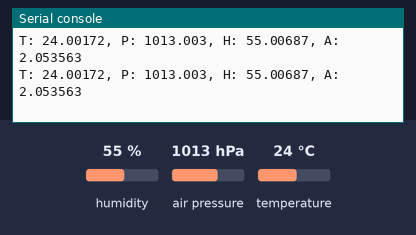
Recording of a program running on a simulated BBC micro:bit running MicroPython. On the bench: the last lines printed to the serial console. The inputs (shaded band) are chosen by the test bench; at power-on: humidity 55 %, air pressure 1013 hPa, temperature 24 °C.

Above: at 1.8 s.
1.9 s: humidity set to 22 %
At 3.2 s:
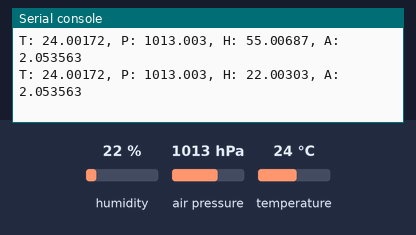
3.4 s: air pressure set to 952 hPa
At 4.4 s:
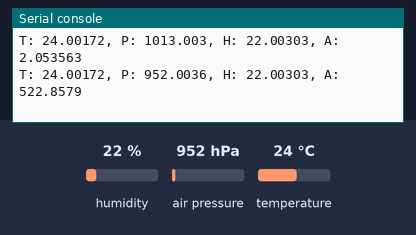
4.9 s: temperature set to 12 °C
At 6.3 s:
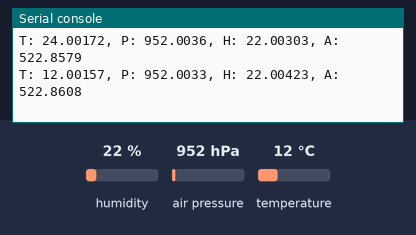
Timing chart, 0 to 7.9 s (numbered marks = the images above; inputs shaded):
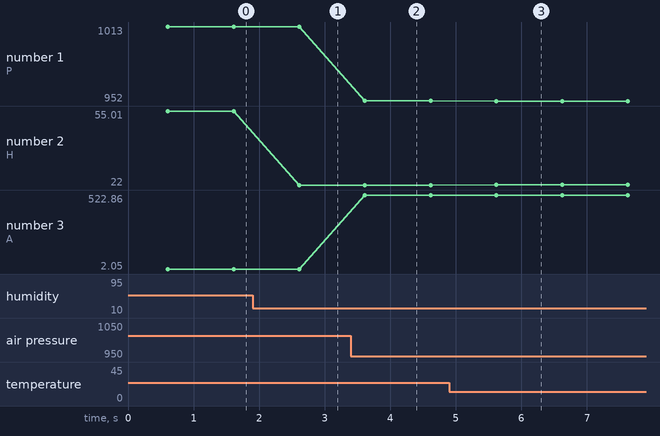

Measured:
- after the input at 1.9 s, the serial console: prints a new line after 0.71 s (image 1)
- after the input at 3.4 s, the serial console: prints a new line after 0.21 s (image 2)
- after the input at 4.9 s, the serial console: prints a new line after 0.72 s (image 3)
- plotted number 1: 1013 → 952 after the input at 3.4 s, 952 → 952 after the input at 4.9 s
- plotted number 2: 55.01 → 22 after the input at 1.9 s, 22 → 22 after the input at 4.9 s
- plotted number 3: 2.05 → 522.86 after the input at 3.4 s, 522.86 → 522.86 after the input at 4.9 s

The program:

envirobit.py
```python
#coding: utf-8

import microbit
import gc
import struct

ADDR=0x76

# 500ms standby time, 16 filter coef
CONFIG = 0b10010000

# x16 oversampling, normal mode
CTRL_MEAS = 0b10110111

R_CHIPID = 0xD0
R_VERSION = 0xD1
R_SOFTRESET = 0xE0
R_CONTROL = 0xF4
R_CONFIG  = 0xF5
R_STATUS = 0xF3

def i2c_read(address, reg, length=1):
    microbit.i2c.write(address, bytes([reg]), repeat=True)
    return microbit.i2c.read(address, length)

def i2c_write(address, reg, values):
    if type(values) is not list:
        values = [values]
    values.insert(0, reg)
    microbit.i2c.write(address, bytes(values))

class bme280():
    def __init__(self, i2c_bus=None, addr=ADDR):
        self._temperature = 0
        self._pressure = 0
        self._altitude = 0
        self._qnh = 1013.25 # hPa

        self.addr = addr

        i2c_write(self.addr, R_SOFTRESET, 0xB6)
        microbit.sleep(200)
        i2c_write(self.addr, R_CONTROL, CTRL_MEAS)
        microbit.sleep(200)
        i2c_write(self.addr, R_CONFIG, CONFIG)
        microbit.sleep(200)

        self.compensation = i2c_read(self.addr, 0x88, 26)
        self.compensation += i2c_read(self.addr, 0xe1, 7)

    def set_qnh(self, qnh):
        self._qnh = qnh

    def temperature(self):
        self.update()
        gc.collect()
        return self._temperature

    def pressure(self):
        self.update()
        gc.collect()
        return self._pressure

    def humidity(self):
        self.update()
        gc.collect()
        return self._humidity

    def altitude(self):
        self.update()
        gc.collect()
        return self._altitude

    def all(self):
        self.update()
        gc.collect()
        return self._temperature, self._pressure, self._humidity, self._altitude

    def update(self):
        dig_T1, dig_T2, dig_T3, \
            dig_P1, dig_P2, dig_P3, \
            dig_P4, dig_P5, dig_P6, \
            dig_P7, dig_P8, dig_P9, \
            _, \
            dig_H1, dig_H2, dig_H3, \
            reg_E4, reg_E5, reg_E6, \
           dig_H6 = struct.unpack("<HhhHhhhhhhhhbBhBbBbb", self.compensation)

        dig_H4 = (reg_E5 & 0x0f) | (reg_E4 << 4)
        dig_H5 = (reg_E5 >> 4) | (reg_E6 << 4)

        raw = i2c_read(self.addr, 0xF7, 8)

        raw_temp=(raw[3]<<12)+(raw[4]<<4)+(raw[5]>>4)
        raw_press=(raw[0]<<12)+(raw[1]<<4)+(raw[2]>>4)
        raw_hum=(raw[6]<<8)+raw[7]

        var1=(raw_temp/16384.0-dig_T1/1024.0)*dig_T2
        var2=(raw_temp/131072.0-dig_T1/8192.0)*(raw_temp/131072.0-dig_T1/8192.0)*dig_T3
        temp=(var1+var2)/5120.0
        t_fine=(var1+var2)

        var1=t_fine/2.0-64000.0
        var2=var1*var1*dig_P6/32768.0
        var2=var2+var1*dig_P5*2
        var2=var2/4.0+dig_P4*65536.0
        var1=(dig_P3*var1*var1/524288.0+dig_P2*var1)/524288.0
        var1=(1.0+var1/32768.0)*dig_P1
        press=1048576.0-raw_press
        press=(press-var2/4096.0)*6250.0/var1
        var1=dig_P9*press*press/2147483648.0
        var2=press*dig_P8/32768.0
        press=press+(var1+var2+dig_P7)/16.0

        h = float(t_fine) - 76800.0
        h = (raw_hum - (float(dig_H4) * 64.0 + float(dig_H5) / 16384.0 * h)) * (
        float(dig_H2) / 65536.0 * (1.0 + float(dig_H6) / 67108864.0 * h * (
        1.0 + float(dig_H3) / 67108864.0 * h)))
        h = h * (1.0 - float(dig_H1) * h / 524288.0)
        if h > 100:
            h = 100
        elif h < 0:
            h = 0

        self._temperature = temp
        self._pressure = press / 100.0
        self._humidity = h
        self._altitude = 44330.0 * (1.0 - pow(self._pressure / self._qnh, (1.0/5.255)))

bmp280 = bme280

if __name__ == "__main__":
    b = bme280()
    while True:
        t, p, h, a = b.all()
        print("T: {t}, P: {p}, H: {h}, A: {a}".format(t=t,p=p,h=h,a=a))
        microbit.sleep(1000)
```
